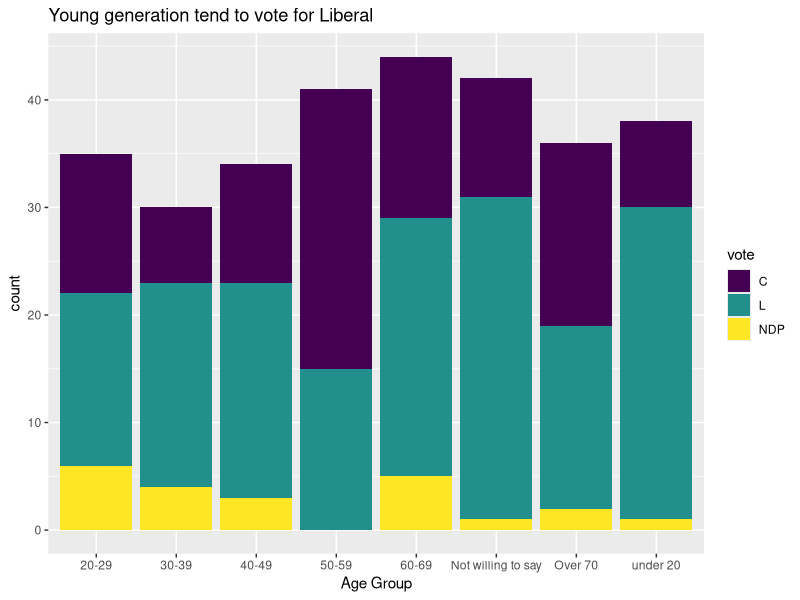
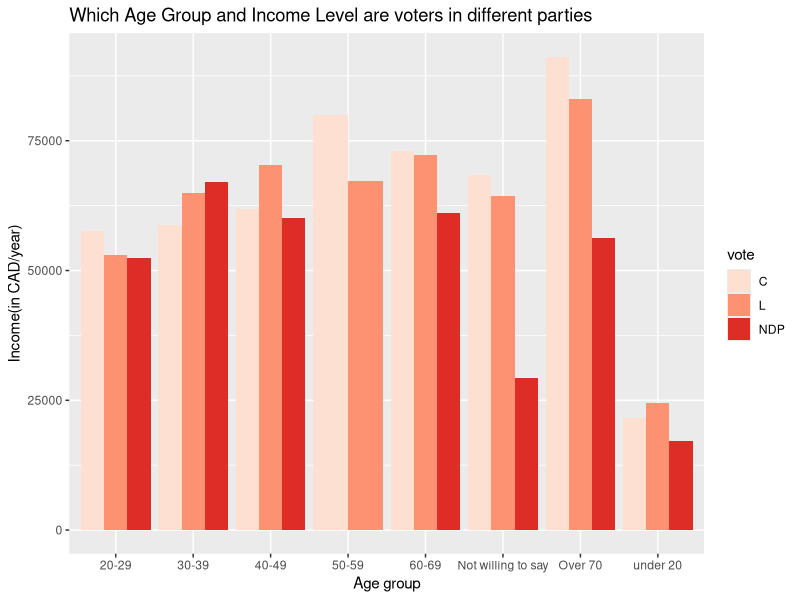
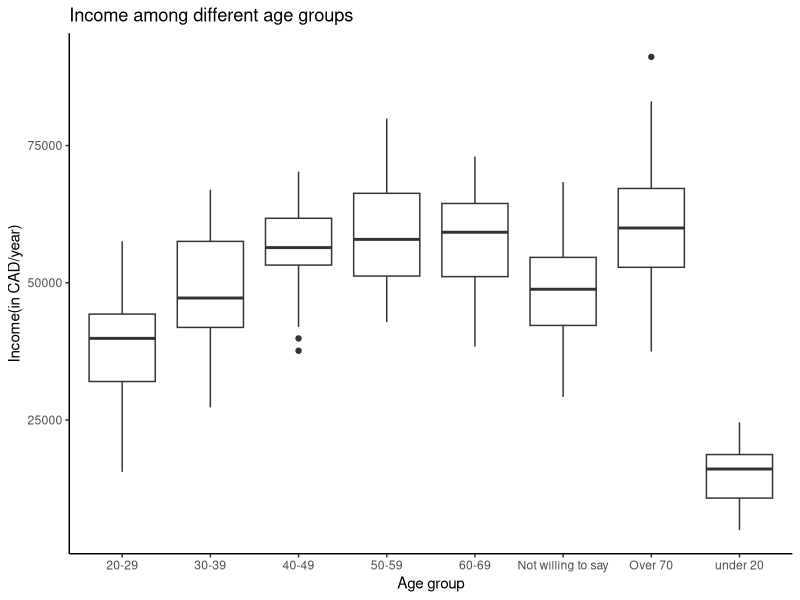
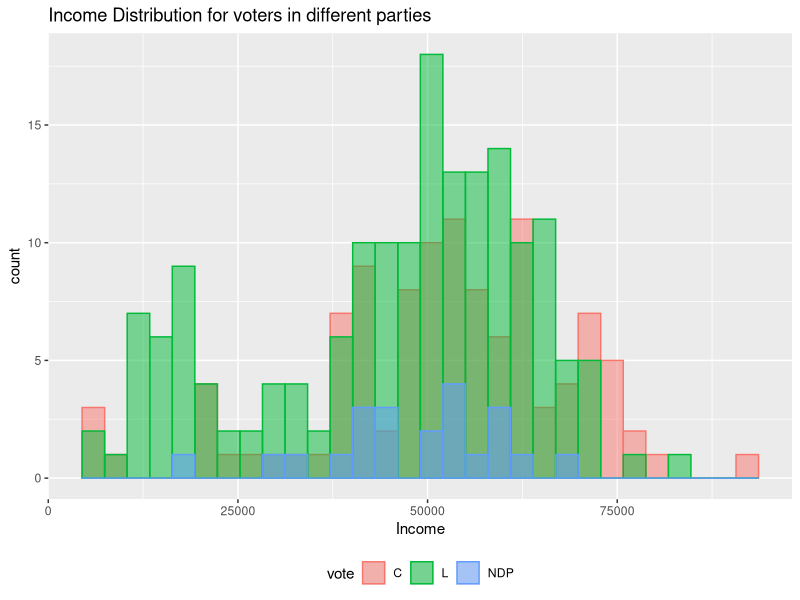
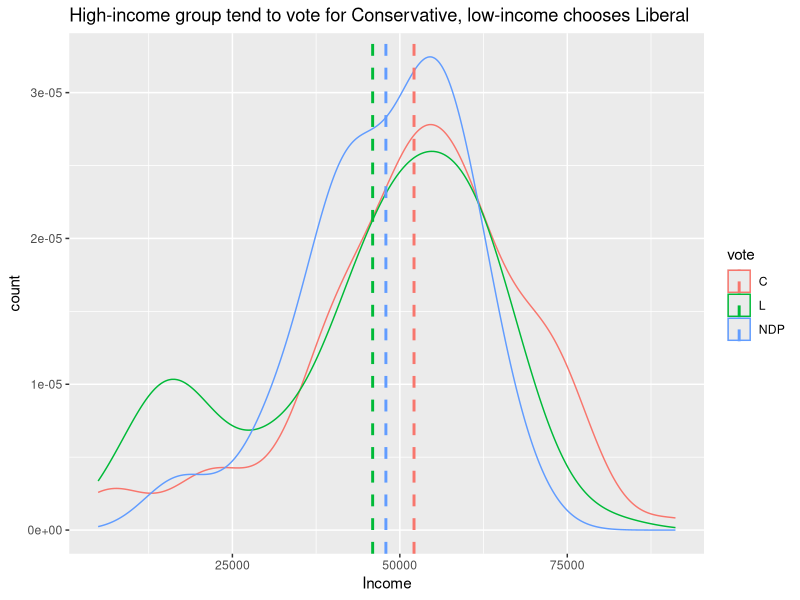

Recreate these plots in R, in order. (Note: this script raises an error after producing the figures.)
## ---- chunk 1
knitr::opts_chunk$set(echo = TRUE)
## ---- chunk 2
library("tidyverse")
#My population
age_group <- sample(c("under 20","20-29","30-39","40-49","50-59","60-69","Over 70","Not willing to say"), size = 100000, prob = c(0.125,0.125, 0.125, 0.125,0.125,0.125, 0.125, 0.125), replace = TRUE)
#Dividing people into 8 age groups
set.seed(0391)
income <- NULL
vote <- NULL
#Simulation using SRSWOR
for (i in 1 : 100000){
  if (age_group[i] == "under 20"){
    income[i] <- rnorm(1, mean = 15000, sd = 5000)
    vote[i] <- sample( c("L","C", "GRN","NDP"),size = 1, prob = c(0.7,0.25,0,0.05), replace = TRUE)

  }
  if (age_group[i] == "20-29"){
    income[i] <- rnorm(1, mean = 40000, sd = 10000)
    vote[i] <- sample( c("L","C", "GRN","NDP"),size = 1, prob = c(0.65,0.25,0,0.1), replace = TRUE)

  }
  if (age_group[i] == "30-39"){
    income[i] <- rnorm(1, mean = 50000, sd = 10000)
    vote[i] <- sample( c("L","C", "GRN","NDP"),size = 1, prob = c(0.5,0.4,0,0.1), replace = TRUE)

  }
  if (age_group[i] == "40-49"){
    income[i] <- rnorm(1, mean = 55000, sd = 10000)
    vote[i] <- sample( c("L","C", "GRN","NDP"),size = 1, prob = c(0.45,0.45,0,0.1), replace = TRUE)
    
  }
  if (age_group[i] == "50-59"){
    income[i] <- rnorm(1, mean = 60000, sd = 10000)
    vote[i] <- sample( c("L","C", "GRN","NDP"),size = 1, prob = c(0.45,0.45,0,0.1), replace = TRUE)

  }
  if (age_group[i] == "60-69"){
    income[i] <- rnorm(1, mean = 60000, sd = 10000)
    vote[i] <- sample( c("L","C", "GRN","NDP"),size = 1, prob = c(0.45,0.45,0,0.1), replace = TRUE)
  }
  if (age_group[i] == "Not willing to say"){
    income[i] <- rnorm(1, mean = 49000, sd = 10000)
    vote[i] <- sample( c("L","C", "GRN","NDP"),size = 1, prob = c(0.616,0.289, 0, 0.095), replace = TRUE)
# Based on the Oct 6th,2020 Ontario seat projection issued by Éric Grenier, I set the proportion rate as 'expected' voting results and assume people who don't want to answer their age in the survey will follow this expected voting pattern.

  }
  if (age_group[i] == "Over 70"){
    income[i] <- rnorm(1, mean = 60000, sd = 10000)
    vote[i] <- sample( c("L","C", "GRN","NDP"),size = 1, prob = c(0.45,0.45,0,0.1), replace = TRUE)
  }
}

population <- tibble(vote, age_group, income)
#My population table
set.seed(0391)
sample_pop <- population %>% sample_n(size = 300,replace = FALSE)

#randomly select 300(n) sample size from of 100000(N) population.
#Assume there's a positive relationship between income and age group, that is, people tend to have a higher income as they get older. People with high income tend to vote for the conservative because they will get a lower tax rate once the Conservative wins.
##Based on the Oct 6th,2020 Ontario seat projection issued by Éric Grenier, I calculated the probability Ontario residents would vote for each party.


## ---- chunk 3
# Bar plot shows the voting behaviours among various age groups. Figure 1: Young generation tend to vote for Liberal
library(dplyr)
age <- sample_pop%>%
  count(age_group, vote, sort = TRUE)
age%>%
  ggplot(aes(x = age_group, y = n, fill = vote)) +
  geom_col() +
  scale_fill_viridis_d()+labs(title="Young generation tend to vote for Liberal",x="Age Group", y = "count")

## ---- chunk 4
# Figure 2, Which Age Group and Income Level are voters in different parties
sample_pop %>%  ggplot(aes(x=age_group, y=income, fill=vote)) +
geom_bar(stat="identity", position=position_dodge())+ scale_fill_brewer(palette="Reds")+
  labs(title="Which Age Group and Income Level are voters in different parties",x="Age group", y = "Income(in CAD/year)")
## ---- chunk 5
#Figure 3 box plot illustrating the distribution of income among different age groups.
sample_pop %>%  ggplot(aes(x = age_group, y = income)) + geom_boxplot()+
  labs(title="Income among different age groups",x="Age group", y = "Income(in CAD/year)") +theme_classic()
## ---- chunk 6

#Histogram for Figure 4
sample_pop  %>% ggplot(aes(x=income, fill=vote, color=vote)) +
  geom_histogram(position="identity", alpha=0.5) + labs(title="Income Distribution for voters in different parties",x="Income", y = "count")+
  theme(legend.position="bottom")

#Preparation for analyzing the mean income for voters supporting different parties.
income_mean <-
  sample_pop %>%
  group_by(vote) %>%
  summarise(mean_income = mean(income))
# Displaying Figure 4 by replacing the histogram by lines, colored by different parties and adds the mean income line, Figure 5
ggplot(sample_pop, aes(x=income, colour=vote)) +
    geom_density() +
    geom_vline(data=income_mean, aes(xintercept=mean_income,  colour=vote),
               linetype="dashed", size=1) + labs(title="High-income group tend to vote for Conservative, low-income chooses Liberal",x="Income", y = "count")
## ---- chunk 7
knitr::include_graphics('C:/Users/jeffj/Desktop/304a21.jpg')
knitr::include_graphics('C:/Users/jeffj/Desktop/304a22.jpg')
knitr::include_graphics('C:/Users/jeffj/Desktop/304a23.jpg')
knitr::include_graphics('C:/Users/jeffj/Desktop/304a24.jpg')
knitr::include_graphics('C:/Users/jeffj/Desktop/304a25.jpg')
knitr::include_graphics('C:/Users/jeffj/Desktop/304a26.jpg')
knitr::include_graphics('C:/Users/jeffj/Desktop/304a27.jpg')
knitr::include_graphics('C:/Users/jeffj/Desktop/304a28.jpg')
knitr::include_graphics('C:/Users/jeffj/Desktop/304a29.jpg')
knitr::include_graphics('C:/Users/jeffj/Desktop/304a210.jpg')
knitr::include_graphics('C:/Users/jeffj/Desktop/304a211.jpg')
